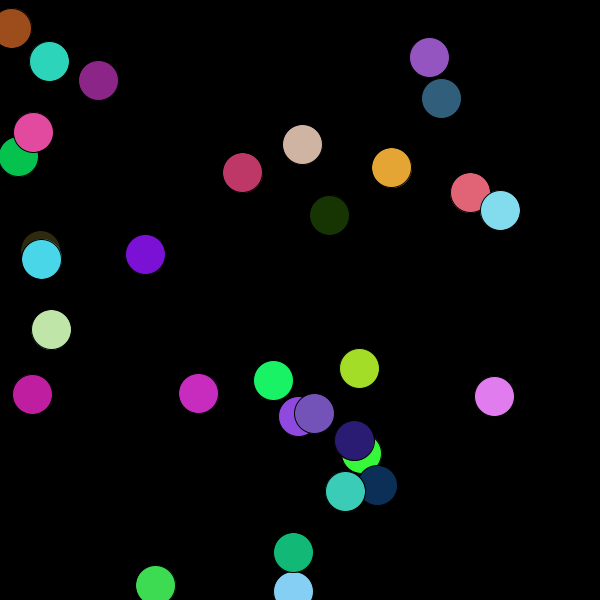
Frame 1 (no input)
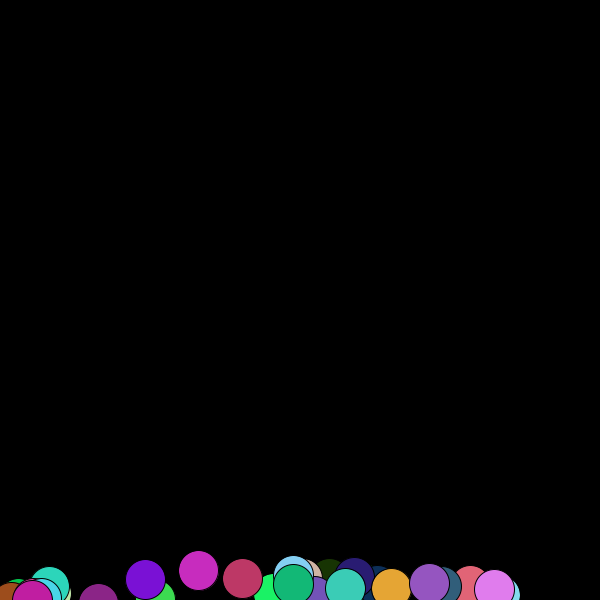
Frame 60 (the mouse pressed at the canvas centre just before this capture)
Frame 120 (the mouse held since frame 60 and released just before this capture): identical to frame 60, image omitted

The Processing sketch that drew these frames (run headless with seeded random() and noise(); from frame 60 on, the mouse is pressed at the canvas centre):

// Processing sketch: Chain_Reacts
// ── Chain_Reacts.pde
int num = (int)random(10) + 25;
Ball[] balls = new Ball[num];

void settings() {
  size(600,600); 
}

void setup() {
  for (int i = 0; i < num; i++) {
    balls[i] = new Ball();
  }
}


void draw() {
  background(0);
  for (Ball x: balls) {
    x.move();
    x.show();
  }
}

// ── Ball.pde
class Ball {

float x, y;
int r,g,b;
float speed;

Ball() {
  x = random(600);
  y = random(600);
  r = (int) random(256); 
  g = (int) random(256);
  b = (int) random(256);
  speed = random(10,20);
}

void move() {
  if (x+10 >= 600) {
    x -= speed; }
  else if (x-10 <= 0) {
    x += speed; }
  else if (y+10 >= 600) {
    y -= speed; }
  else if (y-10 <= 600) {
    y += speed; }
  else {
    oneOf();
  }
}

void oneOf() {
  int opX = (int) random(4);
  int opY = (int) random(4);
  if (opX == 1)
    x += speed;
  else if (opX == 2)
    x -= speed;
  if (opY == 1)
    y += speed;
  else if (opY == 2)
    y -= speed;
}

void show() {
  fill(r,g,b);
  ellipse(x,y,40,40);
}

}
